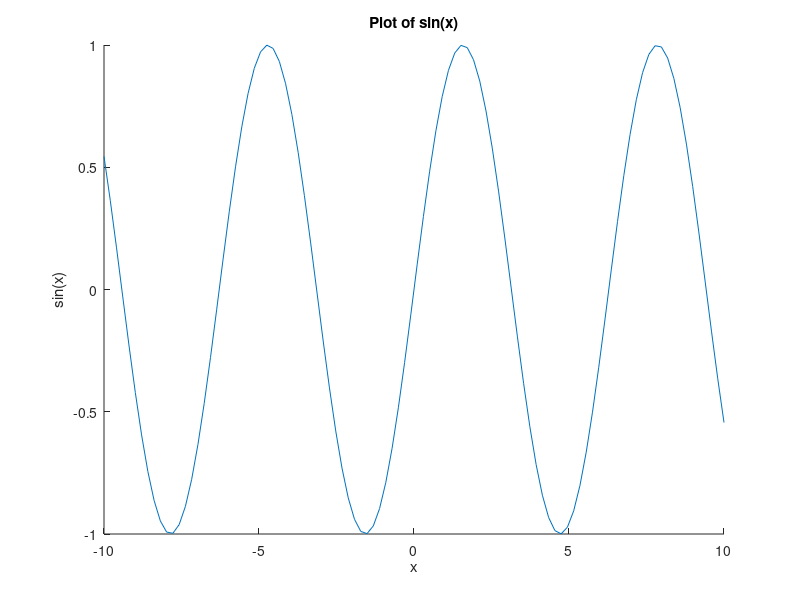

The MATLAB source for this figure:
clf;            % Clears the current figure
close all;      % Closes all figure windows
clear;          % Clears variables from the workspace



% Define the range for x
x = linspace(-10, 10, 100);  % Creates a range from -10 to 10 with 100 points

% Define the function you want to plot
y = sin(x);  % Example function

% Plot the function
hold on;
plot(x, y);
drawnow;
hold off;

title('Plot of sin(x)');
xlabel('x');
ylabel('sin(x)');